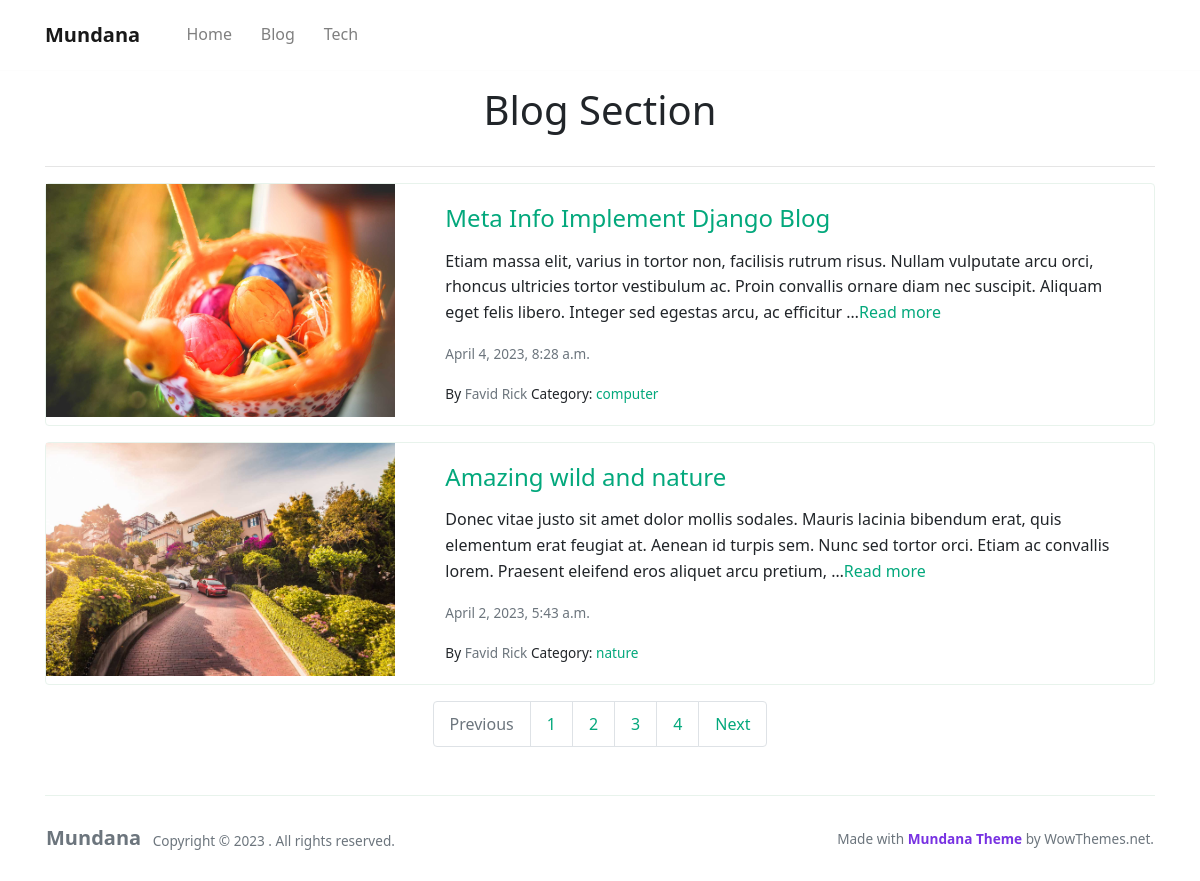
Screenshot of /blog/ with the database file from the repository.
### blog/models.py (models this page shows, shortened)
class Post(models.Model):
    status = [
        ('draft','Draft'),
        ('publish','Published')
    ]
    title = models.CharField(max_length=200, help_text='Enter Your Post Title')
    slug = models.SlugField(max_length=250, unique=True, null=True, blank=True)
    content = RichTextField(null=True, blank=True)
    category = models.ForeignKey(Category, on_delete=models.SET_NULL, blank=True, null=True)
    post_status = models.CharField(max_length=50, choices=status, default='draft')
    featured = models.BooleanField(default=False)
    featured_image = models.ImageField(upload_to ='uploads/', null=True, blank=True)
    created = models.DateTimeField(auto_now_add=True)
    modified = models.DateTimeField(auto_now=True)
    meta_title = models.CharField(max_length=200, null=True, blank=True)
    meta_description = models.CharField(max_length=300, null=True, blank=True)
    class Meta:
        ordering = ['created']

class Category(models.Model):
    title = models.CharField(max_length=200)
    slug = models.SlugField(max_length=250, unique=True, null=True, blank=True)

### blog/views.py (the view)
# urls.py: path('blog/', views.blog_page, name='blog_page'),
def blog_page(request):
    queryset = Post.objects.filter(post_status ='publish').order_by('-created')
    per_page = 2
    paginator = Paginator(queryset, per_page)
    page_number = request.GET.get('page')
    posts = paginator.get_page(page_number)
    template_name = 'blog/blog-page.html'
    context = {'posts':posts}
    return render(request, template_name, context)

### templates/blog/blog-page.html
{% extends 'base.html' %}
{% block content %}
<div class="container">
    <h1 class="text-center py-3 text-capitalize">Blog Section</h1>
    <hr>
    {% for post in posts%}
    <div class="card mb-3" style="max-width: auto;">
        <div class="row g-0">
          <div class="col-md-4">
            <img src="{{post.featured_image.url}}" class="img-fluid rounded-start" alt="...">
          </div>
          <div class="col-md-8">
            <div class="card-body">
              <h4 class="card-title"><a class = "text-decoration-none" href="{% url 'article' post.slug %}">{{post.title}}</a></h4>
              <p class="card-text">{{post.content|truncatewords:35|safe}}<a class = "text-decoration-none" href="{% url 'article' post.slug %}">Read more</a></p>
              <p class="card-text"><small class="text-muted">{{post.created}}</small></p>
              <p class="card-text"><small class="d-block">By <a class="text-muted" href="#">Favid Rick</a> Category: <a href="{% url 'category' post.category.slug %}">{{post.category.title}}</a></small></p>
            </div>
          </div>
        </div>
    </div>
    {% endfor %}
</div>
<nav aria-label="Page navigation example" class="my-3">
  <ul class="pagination justify-content-center">
    {% if posts.has_previous %}
    <li class="page-item">
      <a class="page-link" href="?page={{post.previous_page_number}}" tabindex="-1" aria-disabled="true">Previous</a>
    </li>
    {% else %}
    <li class="page-item disabled">
      <a class="page-link" tabindex="-1" aria-disabled="true">Previous</a>
    </li>
    {% endif %}
    {% for i in posts.paginator.page_range %}
    {% if post.number == i %}
    <li class="page-item active"><a class="page-link" href="?page={{i}}">{{i}}</a></li>
    {% else %}
    <li class="page-item"><a class="page-link" href="?page={{i}}">{{i}}</a></li>
    {% endif %}
    {% endfor %}
    {% if posts.has_next %}
    <li class="page-item">
      <a class="page-link" href="?page={{posts.next_page_number}}">Next</a>
    </li>
    {% else %}
    <li class="page-item disabled">
      <a class="page-link">Next</a>
    </li>
    {% endif %}
  </ul>
</nav>
{% endblock content %}

### rows the page displays
Post: featured_image (picture), title "Meta Info Implement Django Blog", content "Etiam massa elit, varius in tortor non, facilisis rutrum risus. Nullam vulputate arcu orci, rhoncus ultricies tortor vestibulum ac. Proin convallis ornare diam nec suscipit. Aliquam eget felis libero. Integer sed egestas arcu, ac efficitur …", created "April 4, 2023, 8:28 a.m.", category "computer"
Post: featured_image (picture), title "Amazing wild and nature", content "Donec vitae justo sit amet dolor mollis sodales. Mauris lacinia bibendum erat, quis elementum erat feugiat at. Aenean id turpis sem. Nunc sed tortor orci. Etiam ac convallis lorem. Praesent eleifend eros aliquet arcu pretium, …", created "April 2, 2023, 5:43 a.m.", category "nature"

### other values shown
{{ i }} "1" "2" "3" "4"
